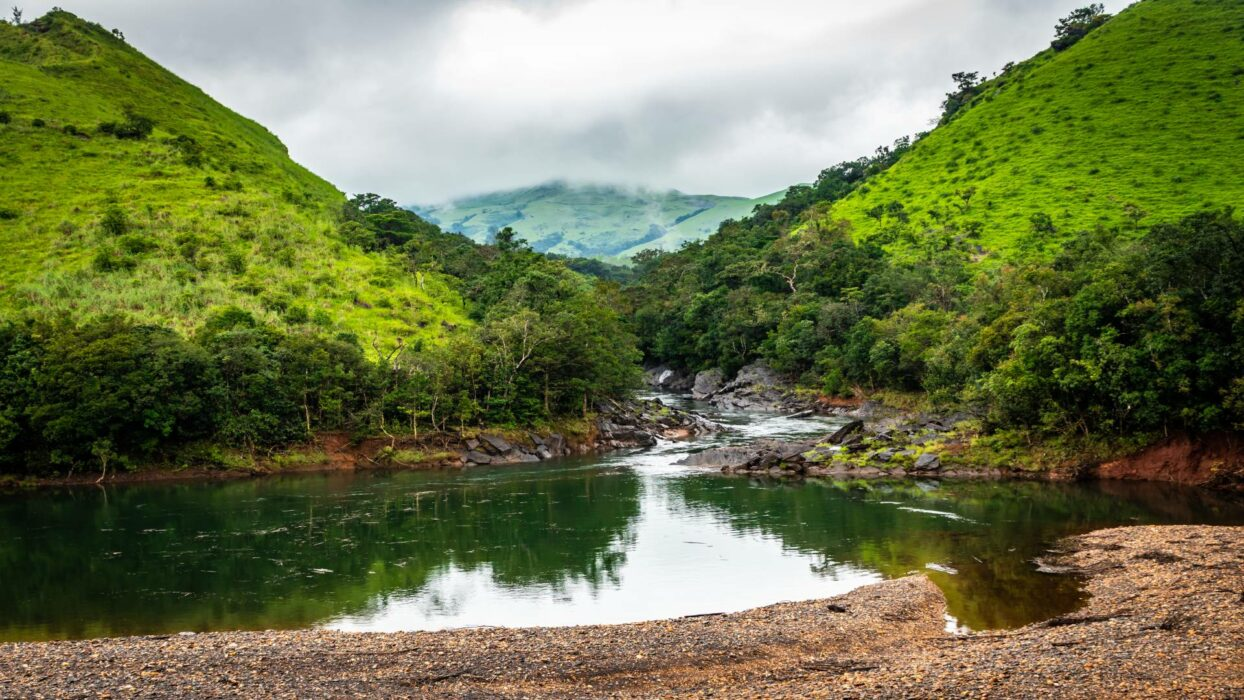
#> input picture sample-image.jpg, 1244 x 700 px
$ jupyter execute 08-laplace.ipynb   (older library calls are emulated)
#> lines starting #> are read from the running program, lines starting #| are printed output that depends on the picture
[cell 1]
import cv2
import matplotlib.pyplot as plt

image = cv2.imread('sample-image.jpg', 0)
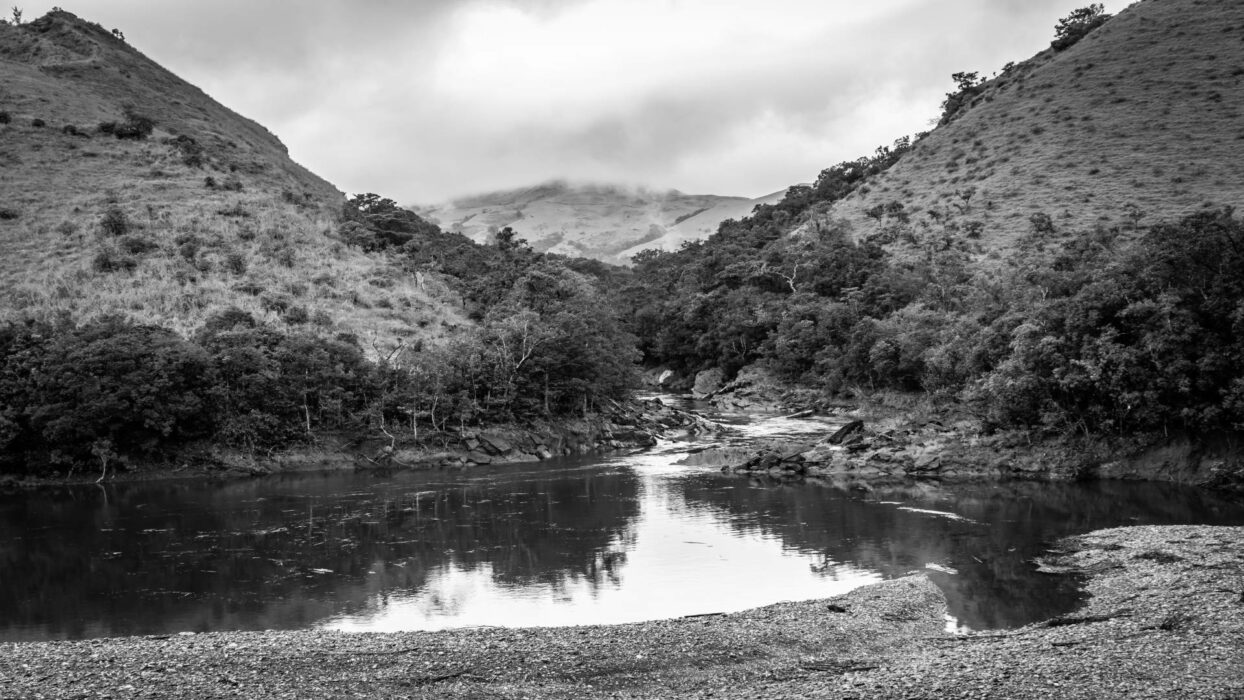
#> image: shape (700, 1244); min 0, max 255, mean 112
blurred = cv2.GaussianBlur(image, (5, 5), 0)
laplacian = cv2.Laplacian(blurred, cv2.CV_64F)
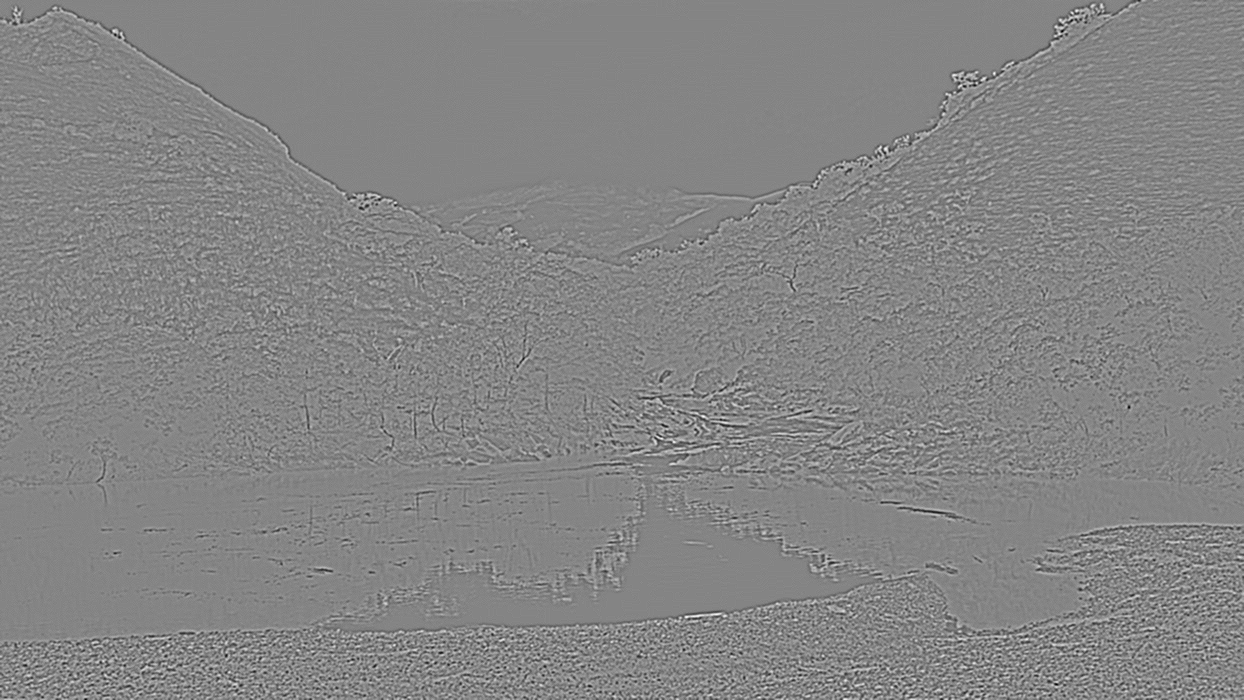
#> laplacian: shape (700, 1244) float64; min -73, max 67, mean 0; drawn with min black and max white
laplacian = cv2.convertScaleAbs(laplacian)
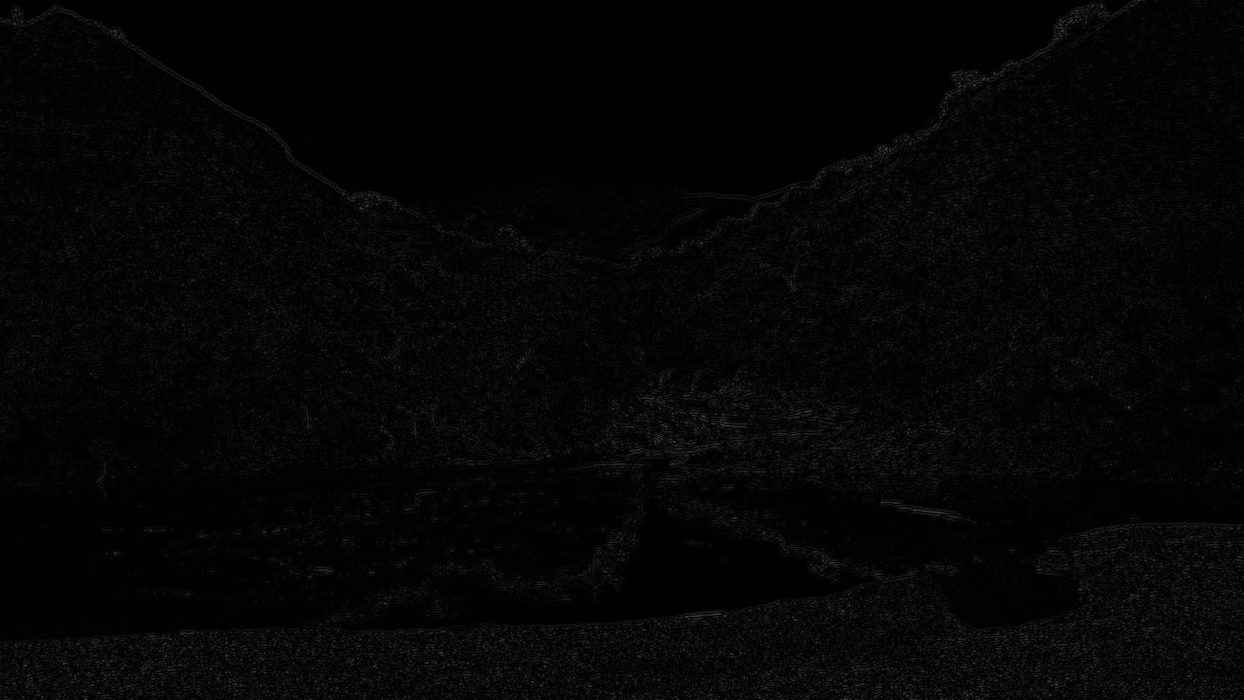
#> laplacian: shape (700, 1244); min 0, max 73, mean 5.2

plt.figure(figsize=(10, 12))
plt.subplot(1, 2, 1)
plt.title('Original')
plt.imshow(image, cmap='gray')
plt.axis('off')

plt.subplot(1, 2, 2)
plt.title('Laplacian')
plt.imshow(laplacian, cmap='gray')
plt.axis('off')

plt.tight_layout()
plt.show()
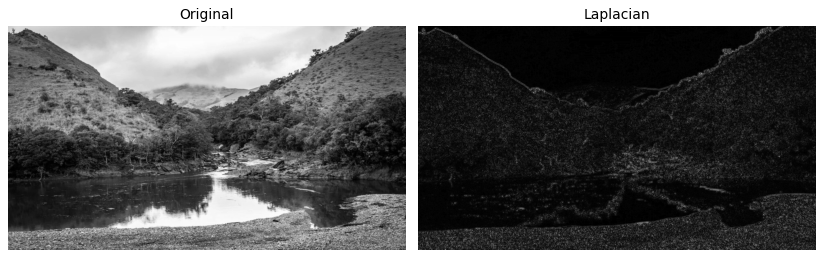
#> figure drawn by matplotlib, 2 panels
